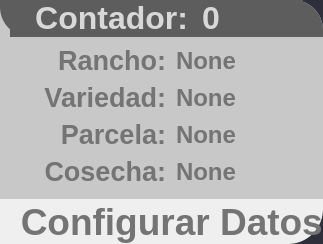
    <widget class="QGroupBox" name="dataPanel">
     <property name="enabled">
      <bool>true</bool>
     </property>
     <property name="styleSheet">
      <string notr="true">border: none;

background-color: rgb(193, 193, 193);
background-color: rgb(0, 170, 0);
background-color: rgb(46, 47, 58);
border-bottom-right-radius: 35px;
border-top-right-radius: 30px;</string>
     </property>
     <property name="title">
      <string/>
     </property>
     <layout class="QGridLayout" name="dataPanelLayout" rowstretch="25,6" columnstretch="0,0">
      <property name="leftMargin">
       <number>0</number>
      </property>
      <property name="topMargin">
       <number>0</number>
      </property>
      <property name="rightMargin">
       <number>0</number>
      </property>
      <property name="bottomMargin">
       <number>0</number>
      </property>
      <property name="spacing">
       <number>0</number>
      </property>
      <item row="1" column="0" colspan="2">
       <widget class="QPushButton" name="configurationButton">
        <property name="enabled">
         <bool>false</bool>
        </property>
        <property name="sizePolicy">
         <sizepolicy hsizetype="Minimum" vsizetype="Preferred">
          <horstretch>0</horstretch>
          <verstretch>0</verstretch>
         </sizepolicy>
        </property>
        <property name="font">
         <font>
          <family>Ubuntu</family>
          <pointsize>28</pointsize>
          <italic>false</italic>
          <bold>true</bold>
          <strikeout>false</strikeout>
         </font>
        </property>
        <property name="styleSheet">
         <string notr="true">QPushButton {
	
	background-color: rgb(239, 239, 239);
    border: none ; 

	border-bottom-right-radius: 35px;
	color: rgb(0, 0, 0);
	border-top-right-radius:0px;
}

QPushButton:hover {
    icon:url(:/Recursos/Icons/dataSettingsW.svg);
	background-color: rgb(255, 203, 71);
	color: rgb(255, 255, 255);
}

QPushButton:disabled {
    color: rgb(116, 116, 116);
}</string>
        </property>
        <property name="text">
         <string>  Configurar Datos</string>
        </property>
        <property name="icon">
         <iconset resource="../../../Recursos/resources.qrc">
          <normaloff>:/Recursos/Icons/dataSettingsB.svg</normaloff>:/Recursos/Icons/dataSettingsB.svg</iconset>
        </property>
        <property name="iconSize">
         <size>
          <width>40</width>
          <height>40</height>
         </size>
        </property>
        <property name="checkable">
         <bool>false</bool>
        </property>
        <property name="default">
         <bool>false</bool>
        </property>
        <property name="flat">
         <bool>true</bool>
        </property>
       </widget>
      </item>
      <item row="0" column="0" colspan="2">
       <widget class="QGroupBox" name="dataGroupBox">
        <property name="enabled">
         <bool>false</bool>
        </property>
        <property name="font">
         <font>
          <family>Ubuntu</family>
         </font>
        </property>
        <property name="styleSheet">
         <string notr="true">QGroupBox{
	background-color: rgb(76, 165, 34);
	border-bottom-right-radius: 0px;
}

QGroupBox:Disabled{
	border-top-right-radius: 30px;
	
	color: rgb(255, 255, 255);
	background-color:rgb(200, 200, 200)
}</string>
        </property>
        <property name="title">
         <string/>
        </property>
        <layout class="QGridLayout" name="gridLayout_26" rowstretch="24,76">
         <property name="leftMargin">
          <number>0</number>
         </property>
         <property name="topMargin">
          <number>0</number>
         </property>
         <property name="rightMargin">
          <number>0</number>
         </property>
         <property name="bottomMargin">
          <number>0</number>
         </property>
         <property name="spacing">
          <number>0</number>
         </property>
         <item row="0" column="0">
          <widget class="QGroupBox" name="contadorGroupBox">
           <property name="styleSheet">
            <string notr="true">QWidget{
	background-color: rgb(0, 0, 0);
    border-bottom-left-radius: 30px;
}
QWidget:disabled {
	background-color: rgb(93, 93, 93);
}</string>
           </property>
           <property name="title">
            <string/>
           </property>
           <layout class="QGridLayout" name="gridLayout_27" rowstretch="25,50,25" columnstretch="5,10,20,2,50,10">
            <property name="leftMargin">
             <number>0</number>
            </property>
            <property name="topMargin">
             <number>0</number>
            </property>
            <property name="rightMargin">
             <number>0</number>
            </property>
            <property name="bottomMargin">
             <number>0</number>
            </property>
            <property name="horizontalSpacing">
             <number>5</number>
            </property>
            <property name="verticalSpacing">
             <number>0</number>
            </property>
            <item row="0" column="2" colspan="2">
             <spacer name="verticalSpacer_48">
              <property name="orientation">
               <enum>Qt::Vertical</enum>
              </property>
              <property name="sizeHint" stdset="0">
               <size>
                <width>20</width>
                <height>2</height>
               </size>
              </property>
             </spacer>
            </item>
            <item row="1" column="0" rowspan="2">
             <spacer name="horizontalSpacer_35">
              <property name="orientation">
               <enum>Qt::Horizontal</enum>
              </property>
              <property name="sizeHint" stdset="0">
               <size>
                <width>8</width>
                <height>20</height>
               </size>
              </property>
             </spacer>
            </item>
            <item row="1" column="1">
             <widget class="QLabel" name="contadorIcon">
              <property name="styleSheet">
               <string notr="true">QLabel {
	image: url(:/Recursos/Icons/potatoW.svg);
}
QLabel:disabled {
	image: url(:/Recursos/Icons/potatoDis.svg);
}</string>
              </property>
              <property name="text">
               <string/>
              </property>
              <property name="scaledContents">
               <bool>true</bool>
              </property>
             </widget>
            </item>
            <item row="1" column="2">
             <widget class="QLabel" name="contadorStaticLabel">
              <property name="font">
               <font>
                <family>Ubuntu</family>
                <pointsize>24</pointsize>
                <bold>true</bold>
               </font>
              </property>
              <property name="styleSheet">
               <string notr="true">QLabel{
	
	color: rgb(255, 255, 255);
}
QLabel:Disabled{
color: rgb(216, 216, 216);
}</string>
              </property>
              <property name="text">
               <string>Contador:</string>
              </property>
              <property name="textFormat">
               <enum>Qt::RichText</enum>
              </property>
              <property name="alignment">
               <set>Qt::AlignRight|Qt::AlignTrailing|Qt::AlignVCenter</set>
              </property>
             </widget>
            </item>
            <item row="1" column="3">
             <spacer name="horizontalSpacer_34">
              <property name="orientation">
               <enum>Qt::Horizontal</enum>
              </property>
              <property name="sizeHint" stdset="0">
               <size>
                <width>1</width>
                <height>20</height>
               </size>
              </property>
             </spacer>
            </item>
            <item row="1" column="4">
             <widget class="QLabel" name="contadorLabel">
              <property name="font">
               <font>
                <family>Ubuntu</family>
                <pointsize>24</pointsize>
                <bold>true</bold>
               </font>
              </property>
              <property name="styleSheet">
               <string notr="true">QLabel{
	
	color: rgb(255, 255, 255);
}
QLabel:Disabled{
color: rgb(216, 216, 216);
}</string>
              </property>
              <property name="text">
               <string>0</string>
              </property>
              <property name="textFormat">
               <enum>Qt::RichText</enum>
              </property>
              <property name="alignment">
               <set>Qt::AlignLeading|Qt::AlignLeft|Qt::AlignVCenter</set>
              </property>
             </widget>
            </item>
            <item row="1" column="5" rowspan="2">
             <spacer name="horizontalSpacer_33">
              <property name="orientation">
               <enum>Qt::Horizontal</enum>
              </property>
              <property name="sizeHint" stdset="0">
               <size>
                <width>19</width>
                <height>20</height>
               </size>
              </property>
             </spacer>
            </item>
            <item row="2" column="2" colspan="2">
             <spacer name="verticalSpacer_47">
              <property name="orientation">
               <enum>Qt::Vertical</enum>
              </property>
              <property name="sizeHint" stdset="0">
               <size>
                <width>20</width>
                <height>1</height>
               </size>
              </property>
             </spacer>
            </item>
           </layout>
          </widget>
         </item>
         <item row="1" column="0">
          <widget class="QGroupBox" name="dataLabelGroupBox">
           <property name="title">
            <string/>
           </property>
           <layout class="QGridLayout" name="gridLayout_28" rowstretch="0,0,0,0,0" columnstretch="10,40,50">
            <property name="leftMargin">
             <number>10</number>
            </property>
            <property name="topMargin">
             <number>8</number>
            </property>
            <property name="rightMargin">
             <number>2</number>
            </property>
            <property name="bottomMargin">
             <number>12</number>
            </property>
            <property name="horizontalSpacing">
             <number>5</number>
            </property>
            <item row="2" column="2">
             <widget class="QLabel" name="variedadLabel">
              <property name="font">
               <font>
                <family>Ubuntu</family>
                <pointsize>18</pointsize>
                <bold>true</bold>
                <kerning>true</kerning>
               </font>
              </property>
              <property name="styleSheet">
               <string notr="true">QLabel {
color: rgb(255, 255, 255);
background-color: rgba(76, 165, 34,0);
}

QLabel:disabled {
    color: rgb(116, 116, 116);
}</string>
              </property>
              <property name="text">
               <string>None</string>
              </property>
              <property name="scaledContents">
               <bool>true</bool>
              </property>
              <property name="alignment">
               <set>Qt::AlignLeading|Qt::AlignLeft|Qt::AlignVCenter</set>
              </property>
             </widget>
            </item>
            <item row="4" column="0">
             <widget class="QLabel" name="cosechaIcon">
              <property name="styleSheet">
               <string notr="true">QLabel {
	image: url(:/Recursos/Icons/cosechaB.svg);
background-color: rgba(76, 165, 34,0);
}
QLabel:disabled {
	image: url(:/Recursos/Icons/cosechaDis.svg);
}</string>
              </property>
              <property name="text">
               <string/>
              </property>
              <property name="scaledContents">
               <bool>true</bool>
              </property>
             </widget>
            </item>
            <item row="3" column="0">
             <widget class="QLabel" name="parcelaIcon">
              <property name="styleSheet">
               <string notr="true">QLabel {
	image: url(:/Recursos/Icons/parcelaB.svg);
background-color: rgba(76, 165, 34,0);
}
QLabel:disabled {
	image: url(:/Recursos/Icons/parcelaDis.svg);
}</string>
              </property>
              <property name="text">
               <string/>
              </property>
              <property name="scaledContents">
               <bool>true</bool>
              </property>
             </widget>
            </item>
            <item row="2" column="1">
             <widget class="QLabel" name="variedadStaticLabel">
              <property name="font">
               <font>
                <family>Ubuntu</family>
                <pointsize>20</pointsize>
                <bold>true</bold>
               </font>
              </property>
              <property name="styleSheet">
               <string notr="true">QLabel {
color: rgb(0, 0, 0);
background-color: rgba(76, 165, 34,0);
}

QLabel:disabled {
    color: rgb(116, 116, 116);
}</string>
              </property>
              <property name="text">
               <string>Variedad:</string>
              </property>
              <property name="scaledContents">
               <bool>true</bool>
              </property>
              <property name="alignment">
               <set>Qt::AlignRight|Qt::AlignTrailing|Qt::AlignVCenter</set>
              </property>
              <property name="indent">
               <number>5</number>
              </property>
             </widget>
            </item>
            <item row="0" column="2">
             <widget class="QLabel" name="ranchoLabel">
              <property name="font">
               <font>
                <family>Ubuntu</family>
                <pointsize>18</pointsize>
                <bold>true</bold>
                <kerning>true</kerning>
               </font>
              </property>
              <property name="styleSheet">
               <string notr="true">QLabel {
color: rgb(255, 255, 255);
background-color: rgba(76, 165, 34,0);
}

QLabel:disabled {
    color: rgb(116, 116, 116);
}</string>
              </property>
              <property name="text">
               <string>None</string>
              </property>
              <property name="scaledContents">
               <bool>true</bool>
              </property>
              <property name="alignment">
               <set>Qt::AlignLeading|Qt::AlignLeft|Qt::AlignVCenter</set>
              </property>
             </widget>
            </item>
            <item row="2" column="0">
             <widget class="QLabel" name="variedadIcon">
              <property name="styleSheet">
               <string notr="true">QLabel {
	image: url(:/Recursos/Icons/varietyB.svg);
	background-color: rgba(76, 165, 34,0);
}
QLabel:disabled {
	image: url(:/Recursos/Icons/varietyDis.svg);
}</string>
              </property>
              <property name="text">
               <string/>
              </property>
              <property name="scaledContents">
               <bool>true</bool>
              </property>
             </widget>
            </item>
            <item row="3" column="1">
             <widget class="QLabel" name="parcelaStaticLabel">
              <property name="font">
               <font>
                <family>Ubuntu</family>
                <pointsize>20</pointsize>
                <bold>true</bold>
               </font>
              </property>
              <property name="styleSheet">
               <string notr="true">QLabel {
color: rgb(0, 0, 0);
background-color: rgba(76, 165, 34,0);
}

QLabel:disabled {
    color: rgb(116, 116, 116);
}</string>
              </property>
              <property name="text">
               <string>Parcela:</string>
              </property>
              <property name="alignment">
               <set>Qt::AlignRight|Qt::AlignTrailing|Qt::AlignVCenter</set>
              </property>
              <property name="indent">
               <number>5</number>
              </property>
             </widget>
            </item>
            <item row="4" column="1">
             <widget class="QLabel" name="cosechaStaticLabel">
              <property name="font">
               <font>
                <family>Ubuntu</family>
                <pointsize>20</pointsize>
                <bold>true</bold>
               </font>
              </property>
              <property name="styleSheet">
               <string notr="true">QLabel {
color: rgb(0, 0, 0);
background-color: rgba(76, 165, 34,0);
}

QLabel:disabled {
    color: rgb(116, 116, 116);
}</string>
              </property>
              <property name="text">
               <string>Cosecha:</string>
              </property>
              <property name="alignment">
               <set>Qt::AlignRight|Qt::AlignTrailing|Qt::AlignVCenter</set>
              </property>
              <property name="indent">
               <number>5</number>
              </property>
             </widget>
            </item>
            <item row="3" column="2">
             <widget class="QLabel" name="parcelaLabel">
              <property name="font">
               <font>
                <family>Ubuntu</family>
                <pointsize>18</pointsize>
                <bold>true</bold>
                <kerning>true</kerning>
               </font>
              </property>
              <property name="styleSheet">
               <string notr="true">QLabel {
color: rgb(255, 255, 255);
background-color: rgba(76, 165, 34,0);
}

QLabel:disabled {
    color: rgb(116, 116, 116);
}</string>
              </property>
              <property name="text">
               <string>None</string>
              </property>
              <property name="scaledContents">
               <bool>true</bool>
              </property>
              <property name="alignment">
               <set>Qt::AlignLeading|Qt::AlignLeft|Qt::AlignVCenter</set>
              </property>
             </widget>
            </item>
            <item row="0" column="1">
             <widget class="QLabel" name="ranchoStaticLabel">
              <property name="font">
               <font>
                <family>Ubuntu</family>
                <pointsize>20</pointsize>
                <bold>true</bold>
               </font>
              </property>
              <property name="styleSheet">
               <string notr="true">QLabel {
color: rgb(0, 0, 0);
background-color: rgba(76, 165, 34,0);
}

QLabel:disabled {
    color: rgb(116, 116, 116);
}</string>
              </property>
              <property name="text">
               <string>Rancho:</string>
              </property>
              <property name="alignment">
               <set>Qt::AlignRight|Qt::AlignTrailing|Qt::AlignVCenter</set>
              </property>
              <property name="indent">
               <number>5</number>
              </property>
             </widget>
            </item>
            <item row="4" column="2">
             <widget class="QLabel" name="cosechaLabel">
              <property name="font">
               <font>
                <family>Ubuntu</family>
                <pointsize>18</pointsize>
                <bold>true</bold>
                <kerning>true</kerning>
               </font>
              </property>
              <property name="styleSheet">
               <string notr="true">QLabel {
color: rgb(255, 255, 255);
background-color: rgba(76, 165, 34,0);
}

QLabel:disabled {
    color: rgb(116, 116, 116);
}</string>
              </property>
              <property name="text">
               <string>None</string>
              </property>
              <property name="scaledContents">
               <bool>true</bool>
              </property>
              <property name="alignment">
               <set>Qt::AlignLeading|Qt::AlignLeft|Qt::AlignVCenter</set>
              </property>
             </widget>
            </item>
            <item row="0" column="0">
             <widget class="QLabel" name="ranchoIcon">
              <property name="styleSheet">
               <string notr="true">QLabel {
	image: url(:/Recursos/Icons/ranchB.svg);
	background-color: rgba(76, 165, 34,0);
}
QLabel:disabled {
	image: url(:/Recursos/Icons/ranchDis.svg);
}</string>
              </property>
              <property name="text">
               <string/>
              </property>
              <property name="scaledContents">
               <bool>true</bool>
              </property>
             </widget>
            </item>
           </layout>
          </widget>
         </item>
        </layout>
       </widget>
      </item>
     </layout>
    </widget>
